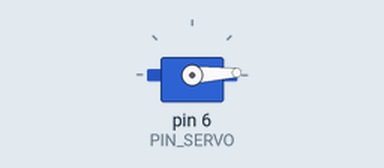
The sketch below on a simulated Arduino Leonardo, built with avr-gcc and run on an emulated ATmega32U4. Parts: servo.

Above: at 0.05 s.
At 1.3 s:
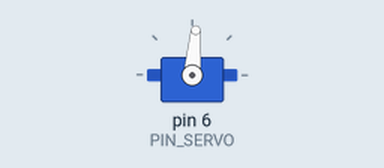
At 2.6 s:
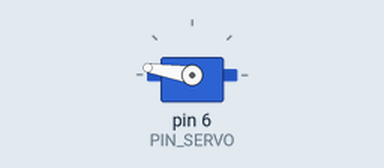
At 5.2 s:
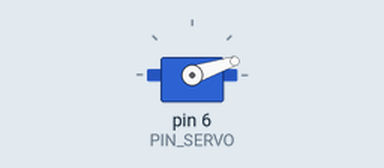
Timing chart, 0 to 7.1 s (numbered marks = the images above):
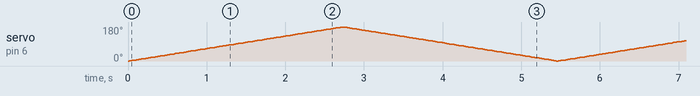

The sketch:

prueba-servo.ino
```cpp
// Prueba de hardware — barrido del servo en el pin 6.
//
// Sube este sketch para comprobar cableado, alimentación y servo,
// sin depender de Web Serial ni de Protobject.
//
// Placa: Arduino Leonardo (VID 0x2341, PID 0x8036).
// Servo: señal al pin 6, VCC a 5 V, GND común.

#include <Servo.h>

Servo servo;
const int PIN_SERVO = 6;

void setup() {
  servo.attach(PIN_SERVO);
}

void loop() {
  for (int angulo = 0; angulo <= 180; angulo++) {
    servo.write(angulo);
    delay(15);
  }
  for (int angulo = 180; angulo >= 0; angulo--) {
    servo.write(angulo);
    delay(15);
  }
}
```
